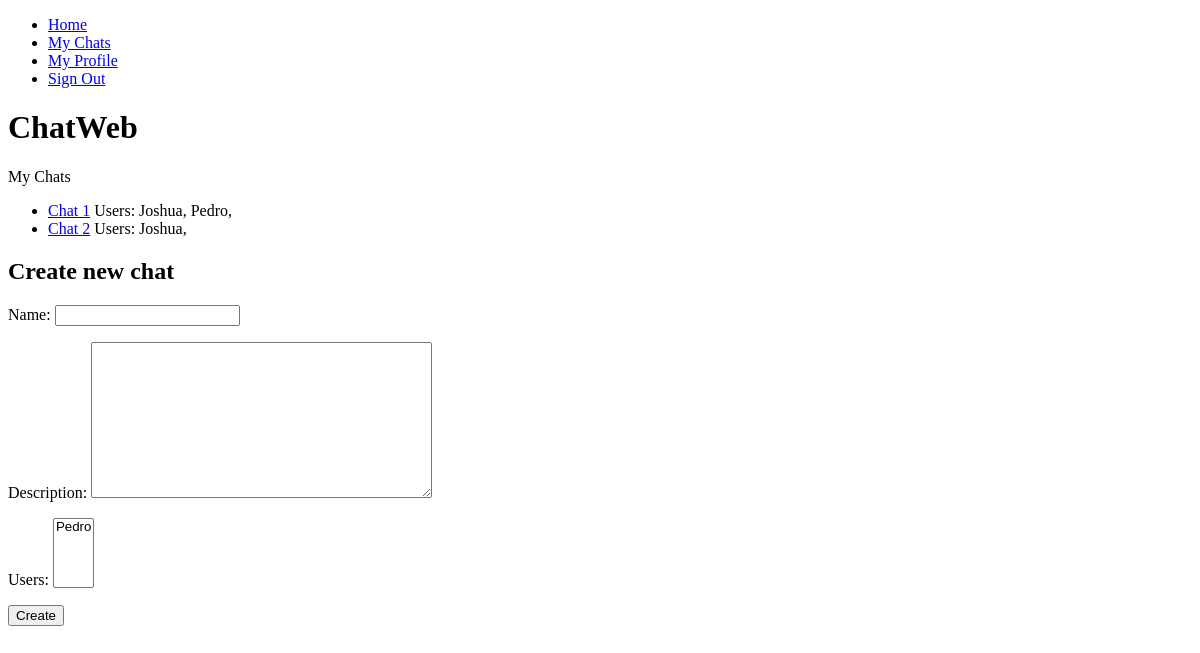
Before: /chats/ (signed in) with the older database file.
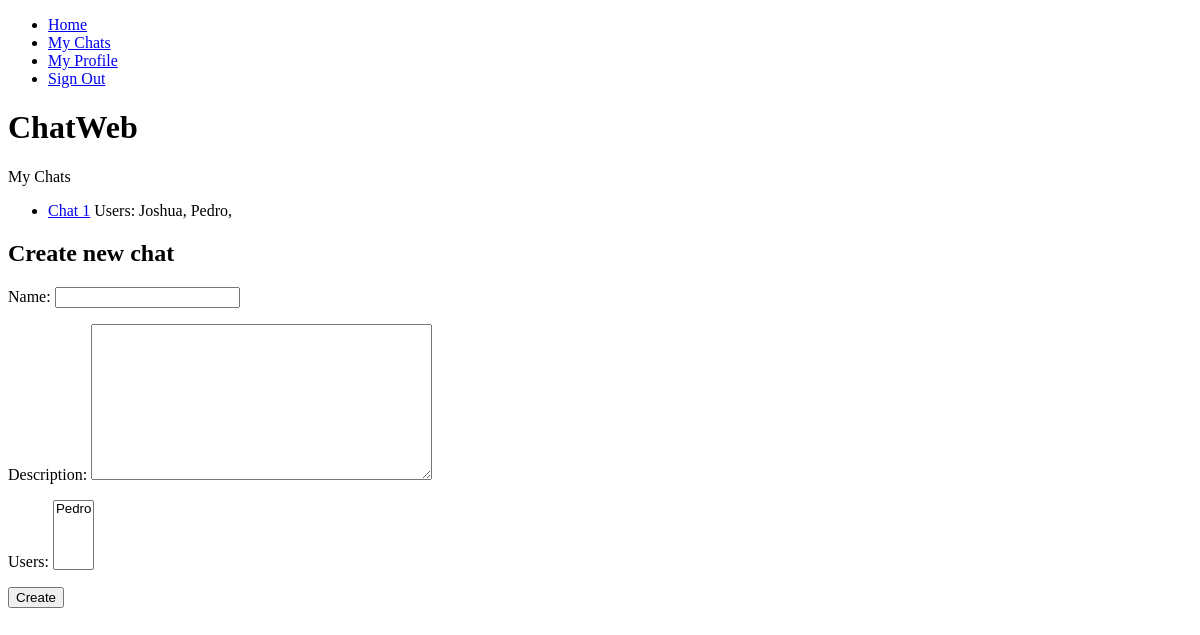
After: the same page with the newer database file.
### chat/models.py (models this page shows, shortened)
class Chat(models.Model):
    name = models.CharField(max_length=40)
    description = models.TextField(max_length=100, blank=True)
    users = models.ManyToManyField(Profile, related_name='chats')
    creator = models.ForeignKey(Profile, on_delete=models.CASCADE, default=None)

class Profile(models.Model):
    user = models.OneToOneField(User, on_delete=models.CASCADE)
    img = models.ImageField(upload_to='chat/profile_pics/', default='chat/profile_pics/default_profile_logo.png', blank=True)
    def __str__(self):
        return f'{self.user.username}'

### chat/views.py (the view)
# urls.py: path(('chats/'), views.chat_list, name='chat_list'),
def chat_list(request):
    user_profile = Profile.objects.get(user=request.user.id)
    available_chats = Chat.objects.filter(users=user_profile)
    if request.method == 'POST':
        form = ChatForm(user_profile.id, request.POST)
        if form.is_valid():
            chat = form.save(commit=False)
            chat.creator = user_profile
            chat.save()
            chat.users.add(user_profile)
            for profile in form.cleaned_data['users']:
                chat.users.add(profile)
            return redirect('chat_interaction_view', id=chat.id)
    else:
        form = ChatForm(user_profile.id)
    context = {'available_chats': available_chats, 'form': form}
    return render(request, 'chat_list.html', context)

### chat/forms.py
class ChatForm(forms.ModelForm):
    class Meta:
        model = Chat
        fields = ['name', 'description', 'users']
    def __init__(self, user_profile_id, *args, **kwargs):
        super().__init__(*args, **kwargs)
        self.fields['users'].queryset = self.fields['users'].queryset.exclude(id=user_profile_id)

### chat/templates/chat_list.html (shortened to what this page needs)
{% extends "base.html" %}
{% block content %}
    <h1>
        ChatWeb
    </h1>
    <p>My Chats</p>
    <div>
        <ul>
            {% for chat in available_chats %}
                <li>
                    <a href="{% url 'chat_interaction_view' chat.id %}">{{ chat.name }}</a>
                    Users:
                    {% for user in chat.users.all %}
                        {{ user }},
                    {% endfor %}
                </li>
            {% endfor %}
        </ul>
    </div>
    <h2>Create new chat</h2>
  <form method="post">
    {{ form.as_p }}
    <button type="submit">Create</button>
  </form>
{% endblock %}

Changed rows visible on the page:
removed Chat: name "Chat 2", Profile (user.username "Joshua")
